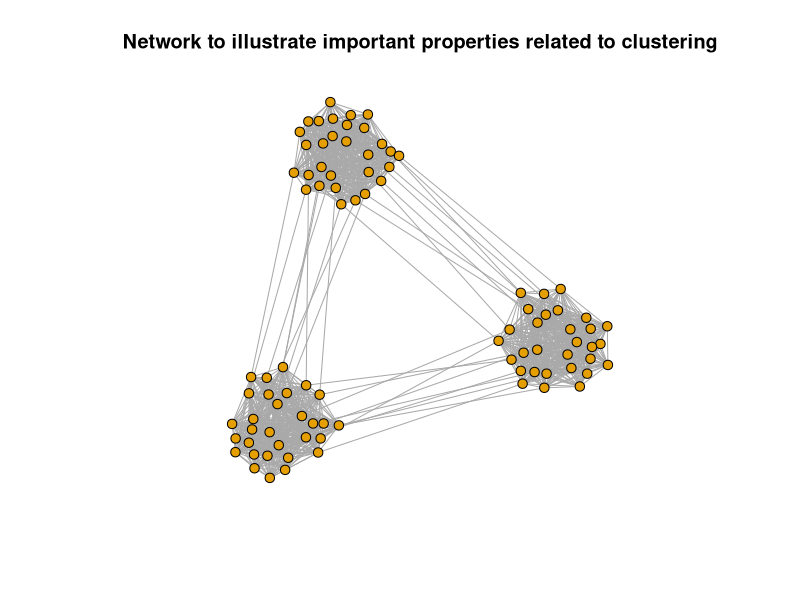
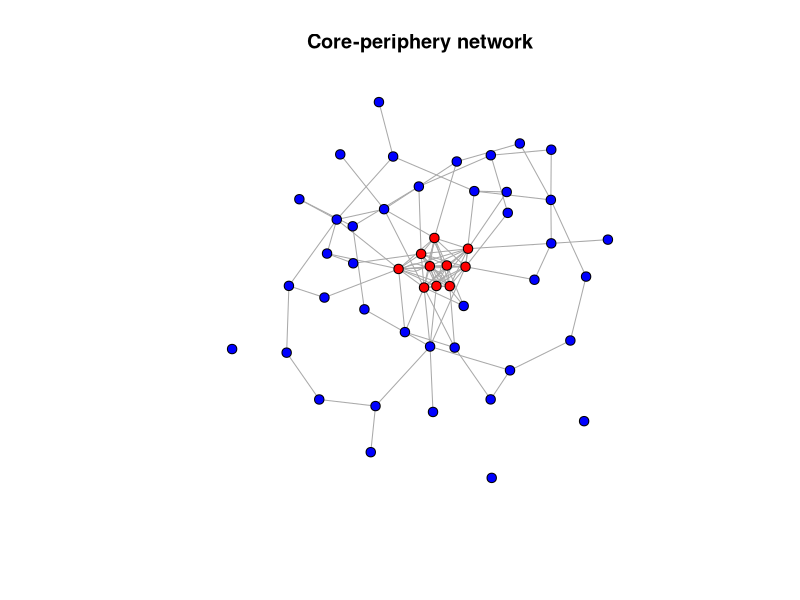
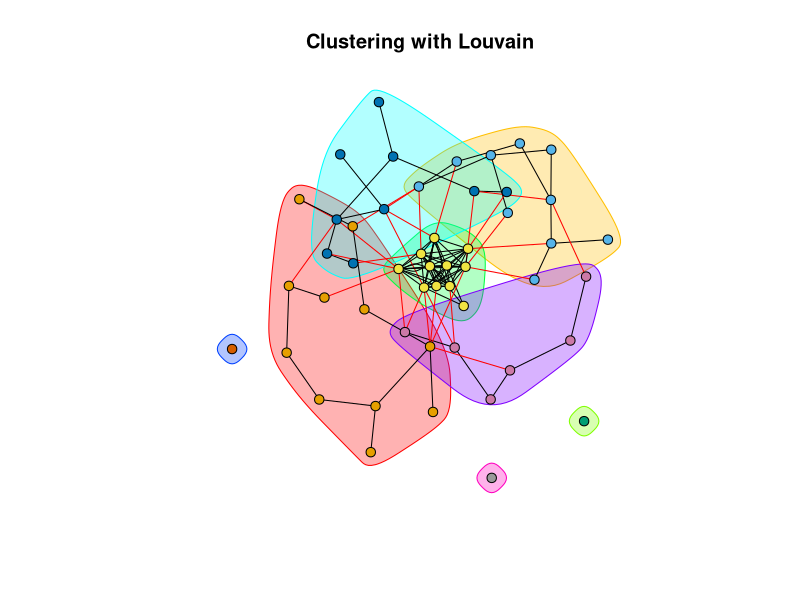
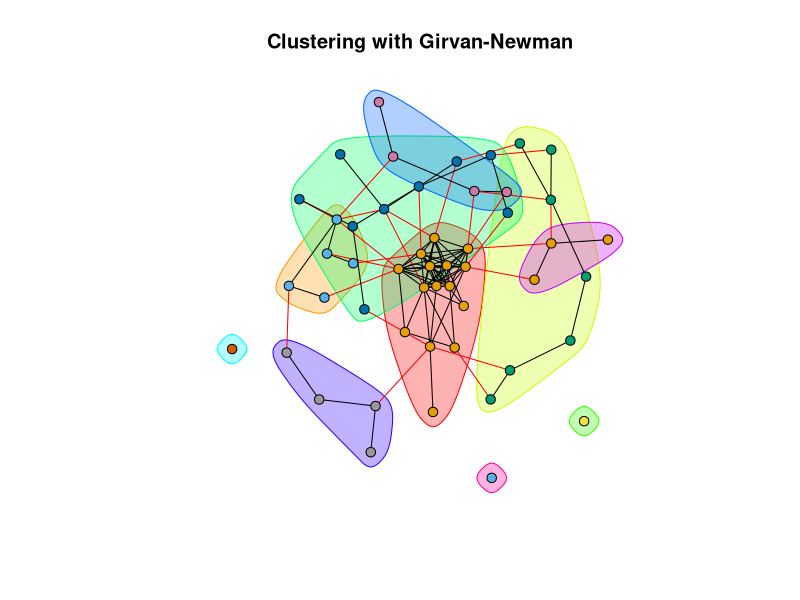
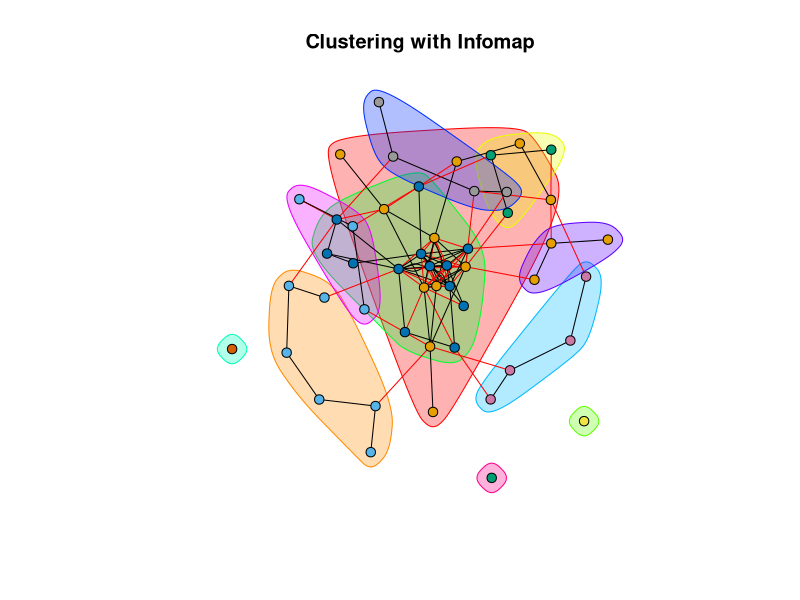

These charts were generated, in order, by the following R code:
## ---- chunk 1
# Load required packages
if (!requireNamespace("igraph", quietly = TRUE)) install.packages("igraph")
library(igraph)
# Create a network to illustrate important principles
g <- sample_islands(3, 30, 0.9, 10)

# Visualize the graph
plot(g, vertex.size=5, vertex.label=NA, edge.arrow.size=0.2, main="Network to illustrate important properties related to clustering")
## ---- chunk 2
# Generate a core-periphery network
set.seed(123)
g <- sample_gnp(50, 0.05)  # Periphery: sparse network
core_nodes <- sample(1:vcount(g), 10)  # Select core nodes
g <- add_edges(g, combn(core_nodes, 2))  # Add dense connections in the core
V(g)$color <- ifelse(1:vcount(g) %in% core_nodes, "red", "blue")  # Color nodes based on core or periphery

# Visualize the network
set.seed(123)
plot(g, vertex.size=5, vertex.label=NA, edge.arrow.size=0.2, main="Core-periphery network")
## ---- chunk 3
# Clustering using the Louvain algorithm
cluster_louvain <- cluster_louvain(g)
set.seed(123)
plot(cluster_louvain, g, vertex.size=5, vertex.label=NA, edge.arrow.size=0.2, main="Clustering with Louvain")
## ---- chunk 4
# Clustering using the Girvan-Newman algorithm
cluster_girvan_newman <- cluster_edge_betweenness(g)
set.seed(123)
plot(cluster_girvan_newman, g, vertex.size=5, vertex.label=NA, edge.arrow.size=0.2, main="Clustering with Girvan-Newman")
## ---- chunk 5
# Clustering using the Infomap algorithm
cluster_infomap <- cluster_infomap(g)
set.seed(123)
plot(cluster_infomap, g, vertex.size=5, vertex.label=NA, edge.arrow.size=0.2, main="Clustering with Infomap")
